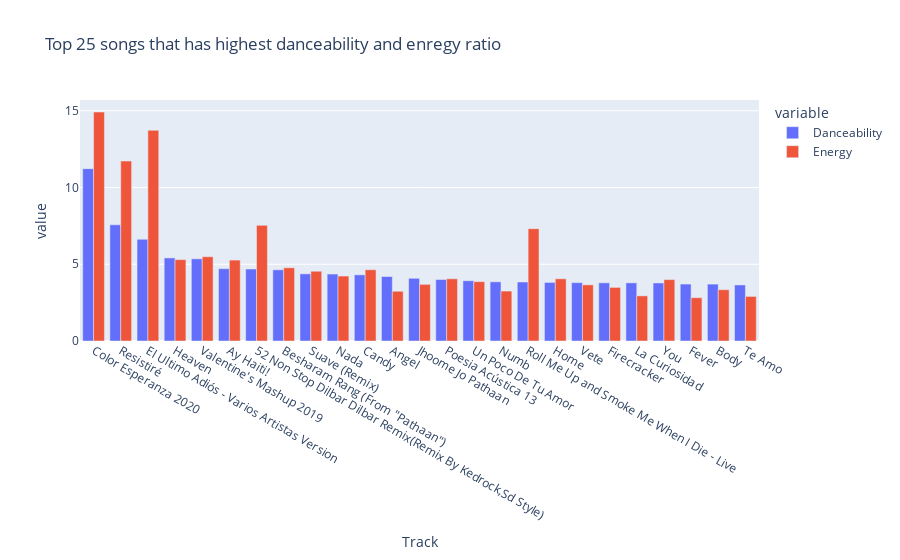

This figure's notebook cell:
### Code cell
import plotly.express as px
fig=px.bar(cato,x="Track",y=["Danceability","Energy"],barmode="group",title="Top 25 songs that has highest danceability and enregy ratio ")
fig.show()

### Figure 1 — Plotly figure (JSON) as saved in the notebook; plotly's stock layout.template omitted (floating-point values rounded to 4 significant figures)
{"data": [{"alignmentgroup": "True", "hovertemplate": "variable=Danceability<br>Track=%{x}<br>value=%{y}<extra></extra>", "legendgroup": "Danceability", "marker": {"color": "#636efa", "pattern": {"shape": ""}}, "name": "Danceability", "offsetgroup": "Danceability", "orientation": "v", "showlegend": true, "textposition": "auto", "type": "bar", "x": ["Color Esperanza 2020", "Resistiré", "El Ultimo Adiós - Varios Artistas Version", "Heaven", "Valentine's Mashup 2019", "Ay Haiti!", "52 Non Stop Dilbar Dilbar Remix(Remix By Kedrock,Sd Style)", "Besharam Rang (From \"Pathaan\")", "Suave (Remix)", "Nada", "Candy", "Angel", "Jhoome Jo Pathaan", "Poesia Acústica 13", "Un Poco De Tu Amor", "Numb", "Roll Me Up and Smoke Me When I Die - Live", "Home", "Vete", "Firecracker", "La Curiosidad", "You", "Fever", "Body", "Te Amo"], "xaxis": "x", "y": [11.23, 7.57, 6.624, 5.412, 5.355, 4.711, 4.689, 4.638, 4.375, 4.361, 4.311, 4.2, 4.085, 4.004, 3.925, 3.855, 3.843, 3.816, 3.802, 3.791, 3.787, 3.781, 3.71, 3.706, 3.652], "yaxis": "y"}, {"alignmentgroup": "True", "hovertemplate": "variable=Energy<br>Track=%{x}<br>value=%{y}<extra></extra>", "legendgroup": "Energy", "marker": {"color": "#EF553B", "pattern": {"shape": ""}}, "name": "Energy", "offsetgroup": "Energy", "orientation": "v", "showlegend": true, "textposition": "auto", "type": "bar", "x": ["Color Esperanza 2020", "Resistiré", "El Ultimo Adiós - Varios Artistas Version", "Heaven", "Valentine's Mashup 2019", "Ay Haiti!", "52 Non Stop Dilbar Dilbar Remix(Remix By Kedrock,Sd Style)", "Besharam Rang (From \"Pathaan\")", "Suave (Remix)", "Nada", "Candy", "Angel", "Jhoome Jo Pathaan", "Poesia Acústica 13", "Un Poco De Tu Amor", "Numb", "Roll Me Up and Smoke Me When I Die - Live", "Home", "Vete", "Firecracker", "La Curiosidad", "You", "Fever", "Body", "Te Amo"], "xaxis": "x", "y": [14.92, 11.72, 13.73, 5.298, 5.49, 5.271, 7.533, 4.77, 4.545, 4.23, 4.641, 3.24, 3.69, 4.053, 3.865, 3.253, 7.317, 4.052, 3.657, 3.492, 2.939, 3.999, 2.821, 3.341, 2.904], "yaxis": "y"}], "layout": {"barmode": "group", "legend": {"title": {"text": "variable"}, "tracegroupgap": 0}, "title": {"text": "Top 25 songs that has highest danceability and enregy ratio "}, "xaxis": {"anchor": "y", "domain": [0, 1], "title": {"text": "Track"}}, "yaxis": {"anchor": "x", "domain": [0, 1], "title": {"text": "value"}}}}
